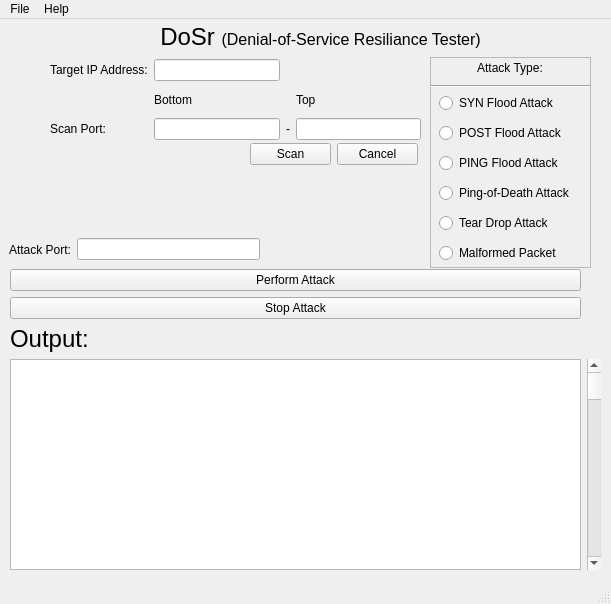
<?xml version="1.0" encoding="UTF-8"?>
<ui version="4.0">
 <class>DoSr</class>
 <widget class="QMainWindow" name="DoSr">
  <property name="geometry">
   <rect>
    <x>0</x>
    <y>0</y>
    <width>611</width>
    <height>604</height>
   </rect>
  </property>
  <property name="windowTitle">
   <string>MainWindow</string>
  </property>
  <widget class="QWidget" name="centralwidget">
   <widget class="QWidget" name="gridLayoutWidget">
    <property name="geometry">
     <rect>
      <x>10</x>
      <y>250</y>
      <width>591</width>
      <height>301</height>
     </rect>
    </property>
    <layout class="QGridLayout" name="output_layout">
     <item row="0" column="0">
      <widget class="QPushButton" name="Start_Attack_button">
       <property name="text">
        <string>Perform Attack</string>
       </property>
      </widget>
     </item>
     <item row="2" column="0">
      <widget class="QLabel" name="Output_label">
       <property name="text">
        <string>&lt;html&gt;&lt;head/&gt;&lt;body&gt;&lt;p&gt;&lt;span style=&quot; font-size:18pt;&quot;&gt;Output:&lt;/span&gt;&lt;/p&gt;&lt;/body&gt;&lt;/html&gt;</string>
       </property>
      </widget>
     </item>
     <item row="1" column="0">
      <widget class="QPushButton" name="Stop_attack_button">
       <property name="text">
        <string>Stop Attack</string>
       </property>
      </widget>
     </item>
     <item row="6" column="1">
      <widget class="QScrollBar" name="output_ScrollBar">
       <property name="orientation">
        <enum>Qt::Vertical</enum>
       </property>
      </widget>
     </item>
     <item row="6" column="0">
      <widget class="QTextBrowser" name="Output_display_box"/>
     </item>
    </layout>
   </widget>
   <widget class="QWidget" name="verticalLayoutWidget">
    <property name="geometry">
     <rect>
      <x>439</x>
      <y>70</y>
      <width>151</width>
      <height>181</height>
     </rect>
    </property>
    <layout class="QVBoxLayout" name="attackType_verticalLayout">
     <item>
      <widget class="QRadioButton" name="SYN_floodButton">
       <property name="text">
        <string>SYN Flood Attack</string>
       </property>
      </widget>
     </item>
     <item>
      <widget class="QRadioButton" name="POST_FloodButton">
       <property name="text">
        <string>POST Flood Attack</string>
       </property>
      </widget>
     </item>
     <item>
      <widget class="QRadioButton" name="ICMP_floodButton">
       <property name="text">
        <string>PING Flood Attack</string>
       </property>
      </widget>
     </item>
     <item>
      <widget class="QRadioButton" name="PODbutton">
       <property name="text">
        <string>Ping-of-Death Attack</string>
       </property>
      </widget>
     </item>
     <item>
      <widget class="QRadioButton" name="TeardropButton">
       <property name="text">
        <string>Tear Drop Attack</string>
       </property>
      </widget>
     </item>
     <item>
      <widget class="QRadioButton" name="MalformButton">
       <property name="text">
        <string>Malformed Packet</string>
       </property>
      </widget>
     </item>
    </layout>
   </widget>
   <widget class="QWidget" name="horizontalLayoutWidget">
    <property name="geometry">
     <rect>
      <x>50</x>
      <y>40</y>
      <width>371</width>
      <height>81</height>
     </rect>
    </property>
    <layout class="QGridLayout" name="input_entry_layer">
     <item row="1" column="4">
      <widget class="QLabel" name="Top_port_label">
       <property name="text">
        <string>Top</string>
       </property>
      </widget>
     </item>
     <item row="3" column="2">
      <widget class="QLineEdit" name="target_port_bot_entry"/>
     </item>
     <item row="1" column="2">
      <widget class="QLabel" name="bottom_port_label">
       <property name="text">
        <string>Bottom</string>
       </property>
      </widget>
     </item>
     <item row="0" column="2">
      <widget class="QLineEdit" name="Target_IP_entry"/>
     </item>
     <item row="0" column="1">
      <widget class="QLabel" name="Target_IP_label">
       <property name="text">
        <string>Target IP Address:</string>
       </property>
      </widget>
     </item>
     <item row="3" column="1">
      <widget class="QLabel" name="Scan_port_label">
       <property name="text">
        <string>Scan Port:</string>
       </property>
      </widget>
     </item>
     <item row="3" column="4">
      <widget class="QLineEdit" name="Target_port_top_entry"/>
     </item>
     <item row="3" column="3">
      <widget class="QLabel" name="dash_label">
       <property name="text">
        <string>-</string>
       </property>
      </widget>
     </item>
    </layout>
   </widget>
   <widget class="QWidget" name="horizontalLayoutWidget_3">
    <property name="geometry">
     <rect>
      <x>50</x>
      <y>0</y>
      <width>541</width>
      <height>36</height>
     </rect>
    </property>
    <layout class="QHBoxLayout" name="ProgramName_Layout">
     <item>
      <widget class="QLabel" name="Program_name">
       <property name="text">
        <string>&lt;html&gt;&lt;head/&gt;&lt;body&gt;&lt;p align=&quot;center&quot;&gt;&lt;span style=&quot; font-size:18pt;&quot;&gt;DoSr &lt;/span&gt;&lt;span style=&quot; font-size:12pt;&quot;&gt;(Denial-of-Service Resiliance Tester)&lt;/span&gt;&lt;/p&gt;&lt;/body&gt;&lt;/html&gt;</string>
       </property>
      </widget>
     </item>
    </layout>
   </widget>
   <widget class="QFrame" name="Attack_type_frame">
    <property name="geometry">
     <rect>
      <x>430</x>
      <y>38</y>
      <width>161</width>
      <height>211</height>
     </rect>
    </property>
    <property name="frameShape">
     <enum>QFrame::StyledPanel</enum>
    </property>
    <property name="frameShadow">
     <enum>QFrame::Raised</enum>
    </property>
    <widget class="QWidget" name="verticalLayoutWidget_2">
     <property name="geometry">
      <rect>
       <x>0</x>
       <y>0</y>
       <width>160</width>
       <height>31</height>
      </rect>
     </property>
     <layout class="QVBoxLayout" name="attackType_verticalLayout_2">
      <item>
       <widget class="QLabel" name="attackType_label">
        <property name="text">
         <string>&lt;html&gt;&lt;head/&gt;&lt;body&gt;&lt;p align=&quot;center&quot;&gt;Attack Type:&lt;/p&gt;&lt;/body&gt;&lt;/html&gt;</string>
        </property>
       </widget>
      </item>
      <item>
       <widget class="Line" name="attackType_line">
        <property name="orientation">
         <enum>Qt::Horizontal</enum>
        </property>
       </widget>
      </item>
     </layout>
    </widget>
   </widget>
   <widget class="QWidget" name="horizontalLayoutWidget_4">
    <property name="geometry">
     <rect>
      <x>250</x>
      <y>120</y>
      <width>168</width>
      <height>31</height>
     </rect>
    </property>
    <layout class="QHBoxLayout" name="Scan_buttons_layout">
     <item>
      <widget class="QPushButton" name="Start_scan_button">
       <property name="text">
        <string>Scan</string>
       </property>
      </widget>
     </item>
     <item>
      <widget class="QPushButton" name="Cancel_scan_button">
       <property name="text">
        <string>Cancel</string>
       </property>
      </widget>
     </item>
    </layout>
   </widget>
   <widget class="QWidget" name="horizontalLayoutWidget_5">
    <property name="geometry">
     <rect>
      <x>9</x>
      <y>210</y>
      <width>251</width>
      <height>41</height>
     </rect>
    </property>
    <layout class="QHBoxLayout" name="Attack_port_Layout">
     <item>
      <widget class="QLabel" name="Attack_port_label">
       <property name="text">
        <string>Attack Port:</string>
       </property>
      </widget>
     </item>
     <item>
      <widget class="QLineEdit" name="Attack_port_entry"/>
     </item>
    </layout>
   </widget>
   <zorder>Attack_type_frame</zorder>
   <zorder>gridLayoutWidget</zorder>
   <zorder>verticalLayoutWidget</zorder>
   <zorder>horizontalLayoutWidget</zorder>
   <zorder>horizontalLayoutWidget_3</zorder>
   <zorder>horizontalLayoutWidget_4</zorder>
   <zorder>horizontalLayoutWidget_5</zorder>
  </widget>
  <widget class="QMenuBar" name="menubar">
   <property name="geometry">
    <rect>
     <x>0</x>
     <y>0</y>
     <width>611</width>
     <height>22</height>
    </rect>
   </property>
   <widget class="QMenu" name="menufile">
    <property name="title">
     <string>File</string>
    </property>
    <addaction name="actionQuit"/>
   </widget>
   <widget class="QMenu" name="menuHelp">
    <property name="title">
     <string>Help</string>
    </property>
    <addaction name="actionAbout"/>
   </widget>
   <addaction name="menufile"/>
   <addaction name="menuHelp"/>
  </widget>
  <widget class="QStatusBar" name="statusbar"/>
  <action name="actionQuit">
   <property name="text">
    <string>Quit</string>
   </property>
  </action>
  <action name="actionAbout">
   <property name="text">
    <string>About</string>
   </property>
  </action>
 </widget>
 <resources/>
 <connections/>
</ui>
